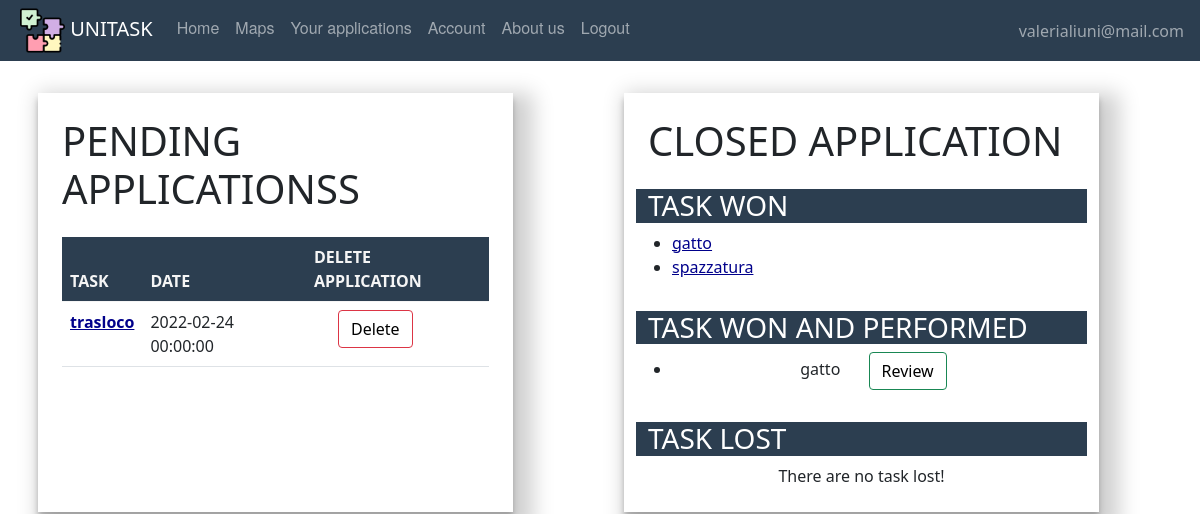
Before: /listapplications (signed in) with the older database file.
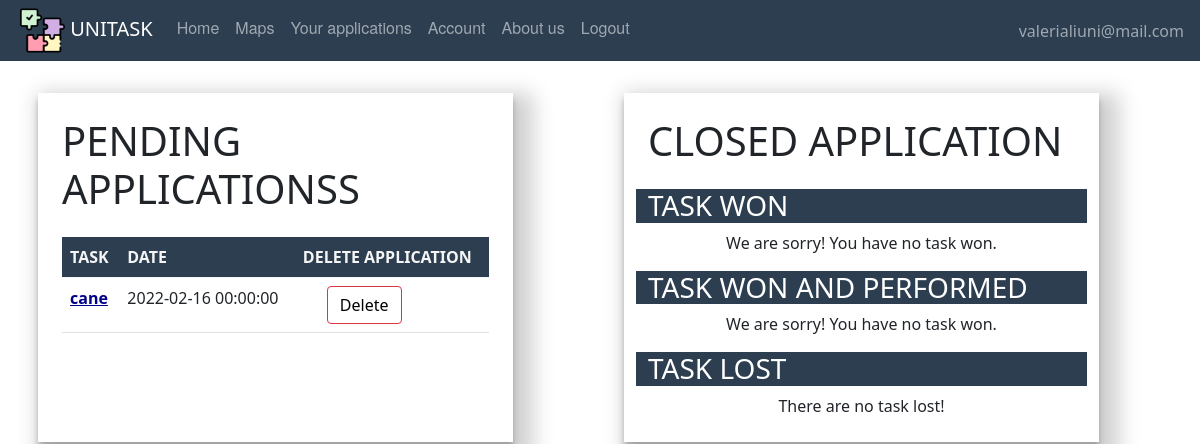
After: the same page with the newer database file.
### website/models.py (models this page shows, shortened)
class Offer(db.Model, UserMixin):
    id = db.Column(db.Integer, primary_key=True)
    title = db.Column(db.String(150))
    description = db.Column(db.String(150))
    address = db.Column(db.String(150))
    placeId = db.Column(db.String(150))
    lat = db.Column(db.Float)
    lng = db.Column(db.Float)
    date = db.Column(db.DateTime(timezone=True), default=func.now())
    isAss = db.Column(db.Boolean, default=False)
    date_task = db.Column(db.DateTime(timezone=True))
    id_adult = db.Column(db.Integer, db.ForeignKey('adult.id'))
    scelta = db.Column(db.Integer, db.ForeignKey('student.id'))
    isPerf = db.Column(db.Boolean, default=False)
    rece = db.relationship('Review', backref='recensione')
    isClosed = db.Column(db.Boolean, default=False)

### website/views.py (the view)
@views.route('/listapplications', methods=['GET', 'POST'])
@login_required  # every time we go to the home page
def listapplications():
    return render_template("Student/listapplication.html", user=current_user)

### website/__init__.py (called while the page is built)
def create_app():
    app = Flask(__name__)
    app.config['SECRET_KEY'] = 'atrebunfigoassurdo'
    app.config['SQLALCHEMY_DATABASE_URI'] = 'sqlite:///'+ DB_NAME
    db.init_app(app)
    from .views import views  # We imported the name of the blueprint
    from .auth import auth
    app.register_blueprint(views, url_prefix="/")  # Stiamo dicendo come sono definite le pagine e dove sono
    app.register_blueprint(auth, url_prefix="/")
    from .models import User, Offer, Adult, Student
    create_database(app)
    login_manager = LoginManager()
    login_manager.login_view = 'auth.login'  # dove vogliamo mandare l'user se non loggato
    login_manager.init_app(app)
    @login_manager.user_loader
    def load_user(id):
        return User.query.get(int(id))
    return app

### website/models.py (called while the page is built)
    def taskwon(self):
        ltaskwon = []
        for off in self.applications:
            if off.scelta == self.id:
                ltaskwon.append(off)
        return ltaskwon

    def taskwonandperform(self):
        t = []
        for off in self.applications:
            if off.scelta == self.id and off.isPerf:
                t.append(off)
        return t

### website/templates/Student/listapplication.html (shortened to what this page needs)
{% extends "base.html" %}
{% block content%}
    <br />
    <div class="container">
        <div class="row">
            <div class="col-5 p-4 m-2 col-page">
                <h1 align="left" class="mb-4">PENDING APPLICATIONSS</h1>
                <table class="table table-hover">
                    <thead class="thead-dark" style="color:whitesmoke; background:#2c3e50">
                    <tr>
                        <th scope="col">TASK</th>
                        <th scope="col">DATE</th>
                        <th scope="col">DELETE APPLICATION</th>
                    </tr>
                    </thead>
                    {% for offer in user.applications %}
                        {% if offer.isAss==False %}
                            <tbody>
                            <tr>
                                <th scope="row"><a style="color:darkblue" href={{ url_for('views.task', task_id=offer.id) }} >{{ offer.title }}</a></th>
                                <td>{{ offer.date_task }}</td>
                                <td><button type="button"  class="btn btn-outline-danger mx-4"><a class="delete-button" href={{ url_for('views.deleteapplication', task_id=offer.id) }} > Delete</a></button></td>
                            </tr>
                            </tbody>
                        {% endif %}
                    {% endfor %}
                </table>
            </div>
        <div class="col-1"></div>
            <div class="col-5 p-4 m-2 col-page">
                <h1 align="left" class="mb-4">CLOSED APPLICATION</h1>
                <div class="row">
                    <h3 align="left" style="color: white; background: #2c3e50">TASK WON</h3>
                    {%set  l = user.taskwon() %}
                    {% if l %}
                        <ul class="mx-4">
                        {% for offer in l %}
                        <li>
                            <a style="color:darkblue" href= {{ url_for('views.task', task_id=offer.id) }}>{{ offer.title }}</a>
                      </li>
                        {% endfor %}
                         </ul>
                    {% else %}
                        <div align="center">
                            We are sorry! You have no task won.
                        </div>
                    {% endif %}
                </div>
                <div class="row">
                    <h3 class="mt-3" align="left" style="color: white; background: #2c3e50">TASK WON AND PERFORMED</h3>
                    {%set  l = user.taskwonandperform() %}
                    {% if l %}
                        <ul class="mx-4">
                        {% for offer in l %}
                            <li align="center">
                            {{ offer.title }}
                            {% if not offer.isClosed %}
                                <button type="button" class="btn btn-outline-success mx-4"> <a class="review-button" shref={{ url_for('views.writereview', task_id=offer.id) }} > Review </a></button>
                            {% endif %}
                        </ul>
                        {% endfor %}
                    {% else %}
                        <div align="center">
                            We are sorry! You have no task won.
                        </div>
                    {% endif %}
                </div>
                <div class="row">
                    <h3 class="mt-3" align="left" style="color: white; background: #2c3e50">TASK LOST</h3>
                    {%set  l = user.tasklost() %}
                    {% if l %}
                        <ul class="mx-4">
                        {% for offer in l %}
                            <li  align="center">
                            {{ offer.title }}</li>
                        {% endfor %}
                        </ul>
                    {% else %}
                        <div align="center">
                            There are no task lost!
                        </div>
                    {% endif %}
                </div>
            </div>
<br/><br/>
    <br/><br/><br/><br/>
{% endblock %}

Changed rows visible on the page:
no longer on this page (row edited): Offer: title "trasloco", date_task "2022-02-24 00:00:00", shown under "PENDING APPLICATIONSS"
no longer on this page (row edited): Offer: title "gatto"
no longer on this page (row edited): Offer: title "spazzatura", shown under "TASK WON"
now on this page (row edited): Offer: title "cane", date_task "2022-02-16 00:00:00", shown under "PENDING APPLICATIONSS"
Other visible differences:
text now shown: "We are sorry! You have no task won. We are sorry! You have no task won."
